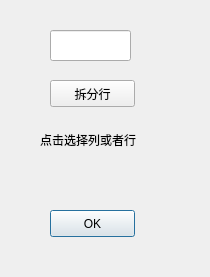
<?xml version="1.0" encoding="UTF-8"?>
<ui version="4.0">
 <class>Dialog</class>
 <widget class="QDialog" name="Dialog">
  <property name="geometry">
   <rect>
    <x>0</x>
    <y>0</y>
    <width>210</width>
    <height>277</height>
   </rect>
  </property>
  <property name="windowTitle">
   <string>Dialog</string>
  </property>
  <widget class="QPushButton" name="pushButton_OK">
   <property name="geometry">
    <rect>
     <x>50</x>
     <y>210</y>
     <width>85</width>
     <height>27</height>
    </rect>
   </property>
   <property name="text">
    <string>OK</string>
   </property>
  </widget>
  <widget class="QLineEdit" name="lineEdit">
   <property name="geometry">
    <rect>
     <x>50</x>
     <y>30</y>
     <width>81</width>
     <height>31</height>
    </rect>
   </property>
  </widget>
  <widget class="QPushButton" name="pushButton">
   <property name="geometry">
    <rect>
     <x>50</x>
     <y>80</y>
     <width>85</width>
     <height>27</height>
    </rect>
   </property>
   <property name="text">
    <string>拆分行</string>
   </property>
  </widget>
  <widget class="QLabel" name="label_2">
   <property name="geometry">
    <rect>
     <x>40</x>
     <y>130</y>
     <width>111</width>
     <height>20</height>
    </rect>
   </property>
   <property name="text">
    <string>点击选择列或者行</string>
   </property>
  </widget>
 </widget>
 <resources/>
 <connections/>
</ui>
